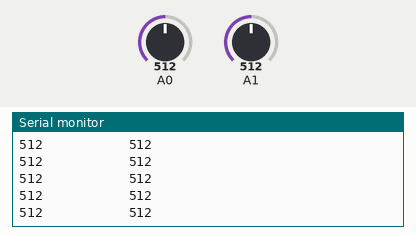
This sketch was run on a simulated Arduino Uno, built with avr-gcc and run on an emulated ATmega328P. Parts: the last lines printed to the serial monitor. The inputs (shaded band) are chosen by the test bench; at power-on: A0 = 512, A1 = 512.

Above: at 1.2 s.
1.3 s: A0 set to 986
At 1.8 s:
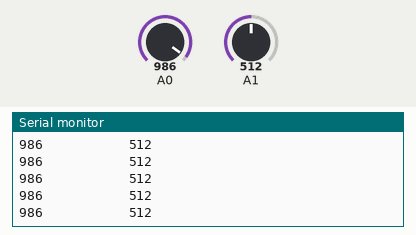
4.3 s: A0 set to 1017
At 4.8 s:
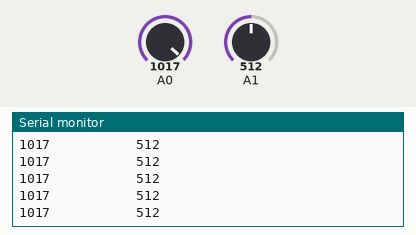
5.8 s: A1 set to 110
At 6.7 s:
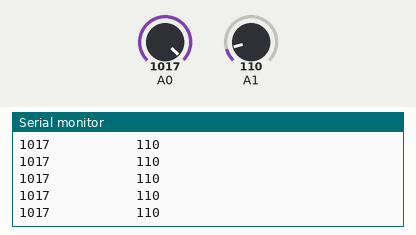
8.8 s: A1 set to 93
At 9.3 s:
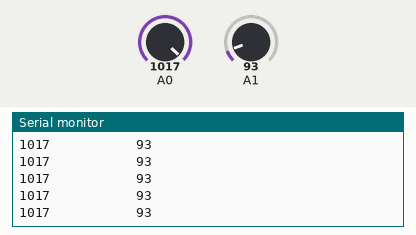
Timing chart, 0 to 11.8 s (numbered marks = the images above; inputs shaded):
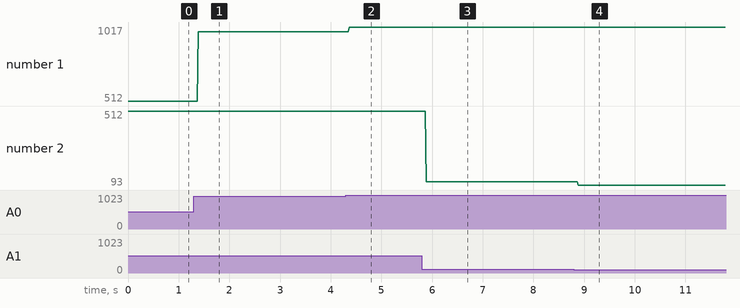

Measured:
- after the input at 1.3 s, the serial monitor: prints a new line after 0.08 s (image 1)
- after the input at 4.3 s, the serial monitor: prints a new line after 0.07 s (image 2)
- after the input at 5.8 s, the serial monitor: prints a new line after 0.09 s (image 3)
- after the input at 8.8 s, the serial monitor: prints a new line after 0.08 s (image 4)
- plotted number 1: 512 → 986 after the input at 1.3 s, 986 → 1017 after the input at 4.3 s
- plotted number 2: 512 → 110 after the input at 5.8 s, 110 → 93 after the input at 8.8 s

The sketch:

2_Axis_Joystick.ino
```cpp
int Xaxis;
int Yaxis;
void setup() {
  // put your setup code here, to run once:
  Serial.begin(9600);
}

void loop() {
  // put your main code here, to run repeatedly:
  Xaxis = analogRead(A0);
  Yaxis = analogRead(A1);
  Serial.print(Xaxis);
  Serial.print("           ");
  Serial.println(Yaxis);
  //delay(1000);
}
```
